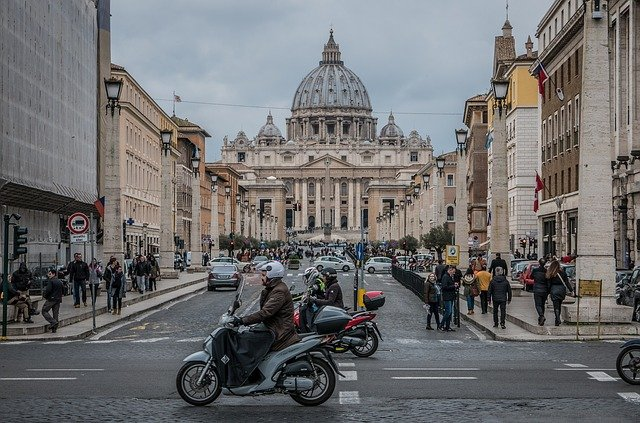
#> input picture sample.jpg, 640 x 423 px
$ python main.py
#> lines starting #> are read from the running program, lines starting #| are printed output that depends on the picture
import cv2
import sys

# imread : 画像ファイルを読み込んで、多次元配列(numpy.ndarray)にする。
# imreadについて : https://kuroro.blog/python/wqh9VIEmRXS4ZAA7C4wd/
# 第一引数 : 画像のファイルパス
# 戻り値 : 行 x 列 x 色の三次元配列(numpy.ndarray)が返される。
img = cv2.imread('sample.jpg')
#> img is the input picture: shape (423, 640, 3); mean B, G, R 111.9, 111.3, 111.7

# 画像ファイルが正常に読み込めなかった場合、プログラムを終了する。
if img is None:
    sys.exit("Could not read the image.")

# 画像内へ印字する文字列
text = "Hello World"
# 画像内へ印字する文字列のフォントの種類
fontface = cv2.FONT_HERSHEY_SIMPLEX
# 画像内へ印字する文字列の大きさ。倍率指定。
fontscale = 2.0
# 画像内へ印字する文字列の太さ
thickness = 2
# 画像内へ印字する文字列を、画像のどの位置へ挿入するのか指定する。
x, y = 200, 200

# getTextSize : 画像内へ印字する文字列の、幅や高さ・ベースラインを取得できる関数

# 第一引数(必須) : 画像内へ印字する文字列
# 第二引数(必須) : 画像内へ印字する文字列の、フォントの種類を指定します。
# 第三引数(必須) : 画像内へ印字する文字列の大きさを、倍率指定する。float型。
# 第四引数(必須) : 画像内へ印字する文字列の太さを指定します。int型。

# 戻り値 ###############################
# w : 文字列の幅
# h : 文字列の高さ
# baseline : ベースライン
#####################################
(w, h), baseline = cv2.getTextSize(text, fontface, fontscale, thickness)

# 画像内へ文字列を印字する。
# puttext関数について : https://kuroro.blog/python/Omz54Dk1uR1d23yNow7e/
cv2.putText(img, text, (x, y), fontface, fontscale, (255, 255, 255), thickness)

# 画像内へ印字する文字列の周りへ、矩形を挿入する。
# rectangle関数について : https://kuroro.blog/python/ueVXVWPVfEmknnz6C8U1/
cv2.rectangle(img, (x, y), (x + w, y - h), (0, 0, 255), thickness)
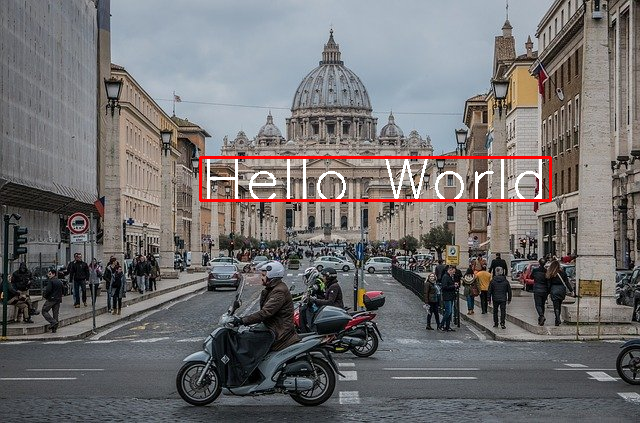
#> img: shape (423, 640, 3); mean B, G, R 112.1, 111.3, 113.8

# imwrite : 画像の保存を行う関数
# 第一引数 : 保存先の画像ファイル名
# 第二引数 : 多次元配列(numpy.ndarray)
# <第二引数の例>
# [
# [
# [234 237 228]
# ...
# [202 209 194]
# ]
# [
# [10 27 16]
# ...
# [36 67 46]
# ]
# [
# [34 51 40]
# ...
# [50 81 60]
# ]
# ]
# imwriteについて : https://kuroro.blog/python/i0tNE1Mp8aEz8Z7n6Ggg/
cv2.imwrite('output.jpg', img)
